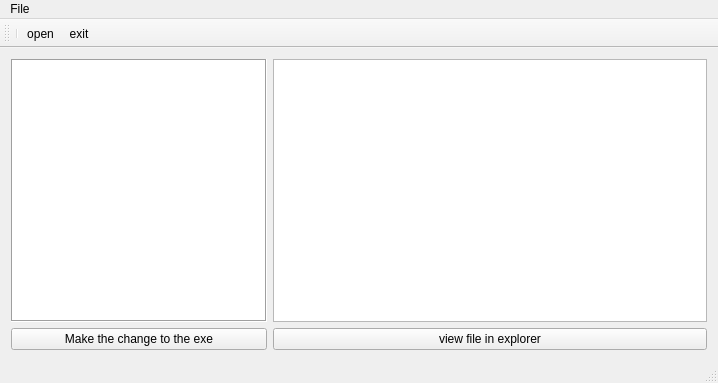
<?xml version="1.0" encoding="UTF-8"?>
<ui version="4.0">
 <class>MainWindow</class>
 <widget class="QMainWindow" name="MainWindow">
  <property name="geometry">
   <rect>
    <x>0</x>
    <y>0</y>
    <width>718</width>
    <height>383</height>
   </rect>
  </property>
  <property name="windowTitle">
   <string>MainWindow</string>
  </property>
  <widget class="QWidget" name="centralWidget">
   <layout class="QGridLayout" name="gridLayout">
    <item row="1" column="0">
     <widget class="QListWidget" name="listWidget">
      <property name="sizePolicy">
       <sizepolicy hsizetype="Minimum" vsizetype="Expanding">
        <horstretch>0</horstretch>
        <verstretch>0</verstretch>
       </sizepolicy>
      </property>
      <property name="font">
       <font>
        <family>Calibri</family>
        <pointsize>11</pointsize>
        <weight>50</weight>
        <bold>false</bold>
       </font>
      </property>
      <property name="cursor" stdset="0">
       <cursorShape>PointingHandCursor</cursorShape>
      </property>
      <property name="focusPolicy">
       <enum>Qt::NoFocus</enum>
      </property>
      <property name="autoFillBackground">
       <bool>false</bool>
      </property>
      <property name="styleSheet">
       <string notr="true"/>
      </property>
      <property name="frameShape">
       <enum>QFrame::Box</enum>
      </property>
      <property name="editTriggers">
       <set>QAbstractItemView::DoubleClicked|QAbstractItemView::EditKeyPressed</set>
      </property>
      <property name="showDropIndicator" stdset="0">
       <bool>true</bool>
      </property>
      <property name="spacing">
       <number>1</number>
      </property>
      <property name="wordWrap">
       <bool>true</bool>
      </property>
      <property name="selectionRectVisible">
       <bool>true</bool>
      </property>
     </widget>
    </item>
    <item row="3" column="0">
     <widget class="QPushButton" name="pushButton_2">
      <property name="text">
       <string>Make the change to the exe</string>
      </property>
     </widget>
    </item>
    <item row="3" column="1">
     <widget class="QPushButton" name="pushButton">
      <property name="text">
       <string>view file in explorer</string>
      </property>
     </widget>
    </item>
    <item row="1" column="1">
     <widget class="QTextEdit" name="textEdit">
      <property name="sizePolicy">
       <sizepolicy hsizetype="Expanding" vsizetype="Expanding">
        <horstretch>0</horstretch>
        <verstretch>0</verstretch>
       </sizepolicy>
      </property>
      <property name="font">
       <font>
        <family>Calibri</family>
        <pointsize>11</pointsize>
       </font>
      </property>
     </widget>
    </item>
   </layout>
  </widget>
  <widget class="QMenuBar" name="menuBar">
   <property name="geometry">
    <rect>
     <x>0</x>
     <y>0</y>
     <width>718</width>
     <height>21</height>
    </rect>
   </property>
   <widget class="QMenu" name="menuString_Editor">
    <property name="title">
     <string>File</string>
    </property>
    <addaction name="actionopen"/>
    <addaction name="actionexit"/>
   </widget>
   <addaction name="menuString_Editor"/>
  </widget>
  <widget class="QStatusBar" name="statusBar"/>
  <widget class="QToolBar" name="mainToolBar">
   <attribute name="toolBarArea">
    <enum>TopToolBarArea</enum>
   </attribute>
   <attribute name="toolBarBreak">
    <bool>false</bool>
   </attribute>
   <addaction name="separator"/>
   <addaction name="actionopen"/>
   <addaction name="actionexit"/>
  </widget>
  <action name="actionopen">
   <property name="text">
    <string>open</string>
   </property>
  </action>
  <action name="actionexit">
   <property name="text">
    <string>exit</string>
   </property>
  </action>
 </widget>
 <layoutdefault spacing="6" margin="11"/>
 <resources/>
 <connections/>
</ui>
